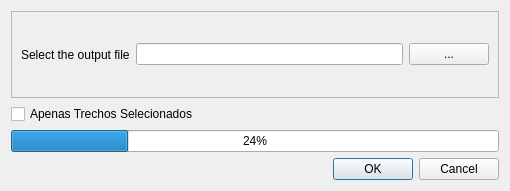
<?xml version="1.0" encoding="UTF-8"?>
<ui version="4.0">
 <class>ExportDialog</class>
 <widget class="QDialog" name="ExportDialog">
  <property name="geometry">
   <rect>
    <x>0</x>
    <y>0</y>
    <width>510</width>
    <height>191</height>
   </rect>
  </property>
  <property name="windowTitle">
   <string>saniHUB RedBasica</string>
  </property>
  <layout class="QVBoxLayout" name="verticalLayout">
   <item>
    <widget class="QFrame" name="frame">
     <property name="frameShape">
      <enum>QFrame::StyledPanel</enum>
     </property>
     <property name="frameShadow">
      <enum>QFrame::Raised</enum>
     </property>
     <layout class="QHBoxLayout" name="horizontalLayout">
      <item>
       <widget class="QLabel" name="lblInfoMsg">
        <property name="text">
         <string>Select the output file</string>
        </property>
       </widget>
      </item>
      <item>
       <widget class="QLineEdit" name="txtFileName"/>
      </item>
      <item>
       <widget class="QPushButton" name="btnFileDiaolog">
        <property name="text">
         <string>...</string>
        </property>
       </widget>
      </item>
     </layout>
    </widget>
   </item>
   <item>
    <widget class="QCheckBox" name="cbSelecionados">
     <property name="text">
      <string>Apenas Trechos Selecionados</string>
     </property>
     <property name="checked">
      <bool>false</bool>
     </property>
    </widget>
   </item>
   <item>
    <widget class="QProgressBar" name="progressBar">
     <property name="value">
      <number>24</number>
     </property>
    </widget>
   </item>
   <item>
    <widget class="QDialogButtonBox" name="buttonBox">
     <property name="standardButtons">
      <set>QDialogButtonBox::Cancel|QDialogButtonBox::Ok</set>
     </property>
    </widget>
   </item>
  </layout>
 </widget>
 <resources/>
 <connections/>
</ui>
